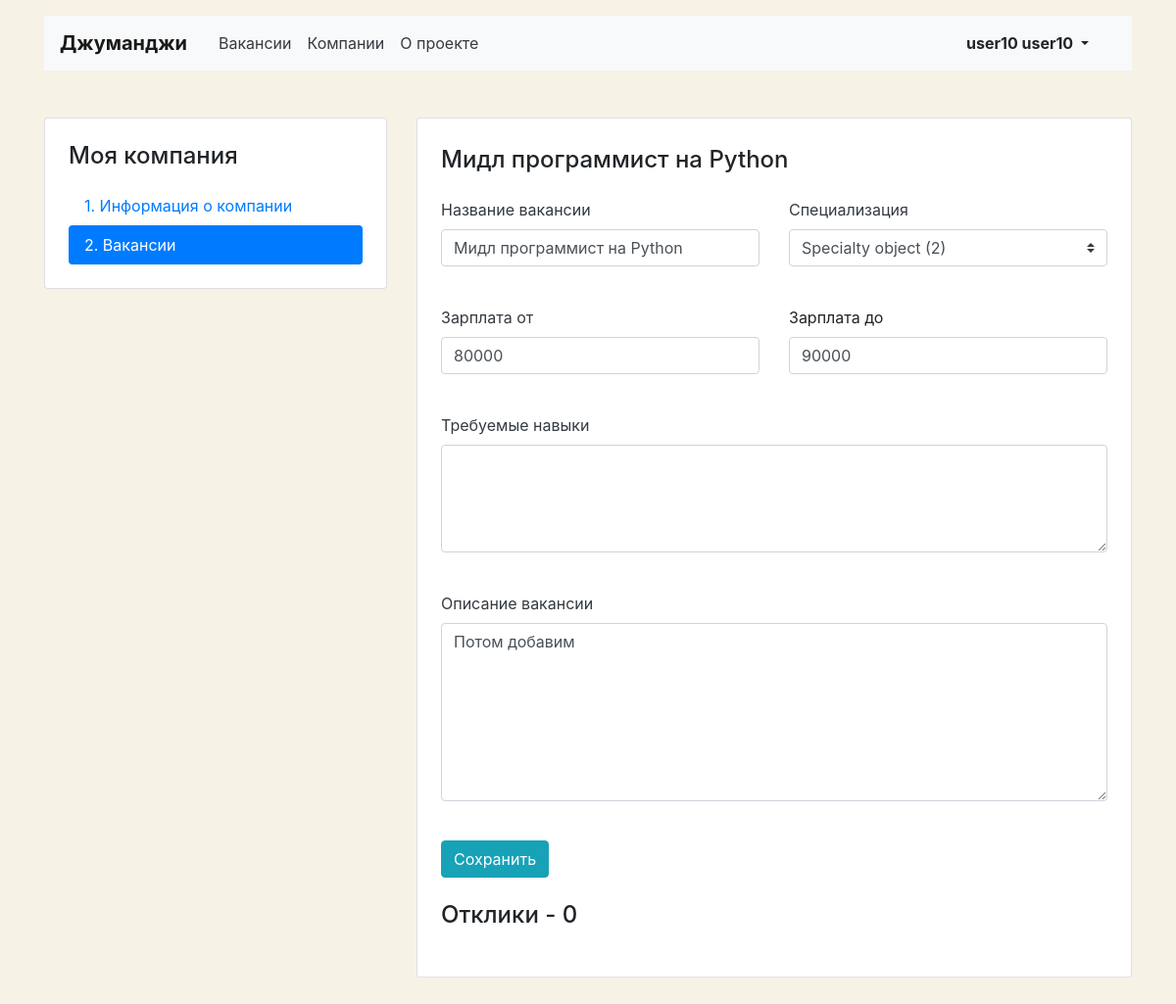
Screenshot of /personal/vacancy-edit/4/ (signed in) with the database file from the repository.
### app_vacancies/models.py (models this page shows)
class Vacancy(models.Model):
    title = models.CharField(max_length=50)
    specialty = models.ForeignKey(Specialty, on_delete=models.CASCADE, related_name="vacancies")
    company = models.ForeignKey(Company, on_delete=models.CASCADE, related_name="vacancies")
    skills = models.CharField(max_length=255)
    description = models.TextField()
    salary_min = models.IntegerField()
    salary_max = models.IntegerField()
    published_at = models.DateTimeField(auto_now=True)

### personal/views.py (the view, shortened to what this page needs)
# urls.py: path('vacancy-edit/<int:pk>/', vacancy_edit, name='vacancy-edit'),
def vacancy_edit(request, pk):
    user = request.user
    vacancy = Vacancy.objects.get(pk=pk)
    form = EditVacancyForm(instance=vacancy)
    speciality = Specialty.objects.all()
    try:
        responses = Response.objects.filter(vacancy_id=vacancy.pk)
    except Response.DoesNotExist:
        responses = None
    context = {
        'username': user.get_full_name(),
        'pk': pk,
        'form': form,
        'vacancy': vacancy,
        'specialities': speciality,
        'responses': responses,
    }
    return render(request, 'vacancy-edit.html', context=context)

### personal/forms.py (shortened to what this page needs)
class EditVacancyForm(forms.ModelForm):
    class Meta:
        model = Vacancy
        fields = ('title', 'skills', 'description', 'salary_min', 'salary_max', 'specialty')
        speciality = forms.ModelChoiceField(queryset=Specialty.objects.all(), to_field_name="hvvsdhhvsd")
        widgets = {
            'skills': forms.Textarea(attrs={'rows': 4}),
            'description': forms.Textarea(attrs={'rows': 7}),
        }
    def __init__(self, *args, **kwargs):
        super().__init__(*args, **kwargs)
        self.helper = FormHelper()
        self.helper.form_show_labels = False

### templates/vacancy-edit.html (shortened to what this page needs)
{% extends "base1.html" %}
{% block content %}
{% load crispy_forms_tags %}
<main class="container mt-3 pb-5">
    <div class="row mt-5">
      <div class="col-12 col-lg-4">
        <aside class="pt-3 pb-4 px-4 mb-5 card">
          <h1 class="h4 pt-2 pb-2">Моя компания</h1>
          <div class="nav flex-column nav-pills">
            <a class="nav-link" href="{% url 'company-edit' %}">1. Информация о&nbsp;компании</a>
            <a class="nav-link active" href="{% url 'vacancy-list' %}">2. Вакансии</a>
          </div>
        </aside>
      </div>
      <div class="col-12 col-lg-8">
        <div class="card">
          <div class="card-body px-4 pb-4 tab-content">
            <section>
              <h2 class="h4 pt-2 pb-3">{{ vacancy.title }}</h2>
              <form method="post">
                <div class="row">
                  <div class="col-12 col-md-6">
                    <div class="form-group pb-2">
                      <label class="mb-2 text-dark">Название вакансии</label>
                      {{ form.title|as_crispy_field }}
                    </div>
                  </div>
                  <div class="col-12 col-md-6">
                    <div class="form-group pb-2">
                      <label class="mb-2 text-dark" for="userSpecialization">Специализация</label>
                      {{ form.specialty|as_crispy_field }}
                    </div>
                  </div>
                </div>
                <div class="row">
                  <div class="col-12 col-md-6">
                    <div class="form-group pb-2">
                      <label class="mb-2 text-dark">Зарплата от</label>
                      {{ form.salary_min|as_crispy_field }}
                    </div>
                  </div>
                  <div class="col-12 col-md-6">
                    <div class="form-group pb-2">
                      <label class="mb-2">Зарплата до</label>
                      {{ form.salary_max|as_crispy_field }}
                    </div>
                  </div>
                </div>
                <div class="form-group pb-2">
                  <label class="mb-2 text-dark">Требуемые навыки</label>
                  {{ form.skills|as_crispy_field }}
                </div>
                <div class="form-group pb-2">
                  <label class="mb-2 text-dark">Описание вакансии</label>
                  {{ form.description|as_crispy_field }}
                </div>
                <div class="form-group">
                  <input type="submit" class="btn btn-info" value="Сохранить">
                </div>
              </form>
              <h2 class="h4 pt-2 pb-3">Отклики - {{ responses.count }}</h2>
            </section>
          </div>
        </div>
      </div>
    </div>
</main>
{% endblock %}

### templates/base1.html (style rules this page uses)
body { background-color: #F6F2E6; }

### rows the page displays
Vacancy: title "Мидл программист на Python", specialty "Specialty object (2)", salary_min "80000", salary_max "90000", description "Потом добавим"

### other values shown
{{ username }} "user10 user10"
{{ responses.count }} "0"
